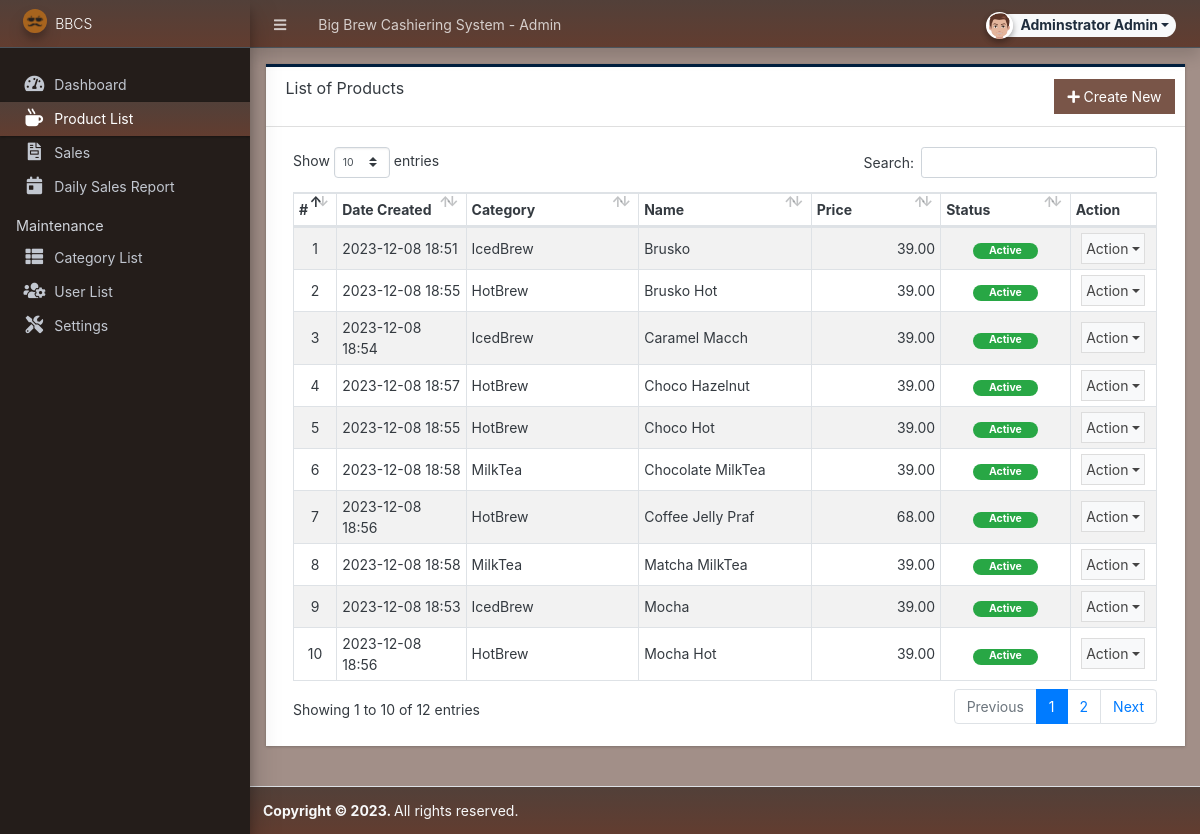
Page /admin/?page=products (signed in) on the committed database.
### tables this page shows
CREATE TABLE `product_list` (
  `id` int(30) NOT NULL,
  `category_id` int(30) NOT NULL,
  `name` text NOT NULL,
  `description` text NOT NULL,
  `price` float(15,2) NOT NULL DEFAULT 0.00,
  `status` tinyint(1) NOT NULL DEFAULT 1,
  `delete_flag` tinyint(1) NOT NULL DEFAULT 0,
  `date_created` datetime NOT NULL DEFAULT current_timestamp(),
  `date_updated` datetime NOT NULL DEFAULT current_timestamp() ON UPDATE current_timestamp()
);

CREATE TABLE `category_list` (
  `id` int(30) NOT NULL,
  `name` text NOT NULL,
  `description` text NOT NULL,
  `status` tinyint(1) NOT NULL DEFAULT 1,
  `delete_flag` tinyint(1) NOT NULL DEFAULT 0,
  `date_created` datetime NOT NULL DEFAULT current_timestamp(),
  `date_updated` datetime NOT NULL DEFAULT current_timestamp() ON UPDATE current_timestamp()
);

### config.php (called while the page is built, shortened)
<?php
require_once('classes/DBConnection.php');
require_once('classes/SystemSettings.php');
function validate_image($file){
	if(!empty($file)){
        $ex = explode("?",$file);
        $file = $ex[0];
        $ts = isset($ex[1]) ? "?".$ex[1] : '';
		if(is_file(base_app.$file)){
			return base_url.$file.$ts;
		}else{
			return base_url.'dist/img/no-image-available.png';
		}
	}else{
		return base_url.'dist/img/no-image-available.png';
	}
}
function isMobileDevice(){
    $aMobileUA = array(
        '/iphone/i' => 'iPhone',
        '/ipod/i' => 'iPod',
        '/ipad/i' => 'iPad',
        '/android/i' => 'Android',
        '/blackberry/i' => 'BlackBerry',
        '/webos/i' => 'Mobile'
    );
    return false;
}
?>

### classes/DBConnection.php (called while the page is built, shortened)
<?php
class DBConnection{
    private $host = DB_SERVER;
    private $username = DB_USERNAME;
    private $password = DB_PASSWORD;
    private $database = DB_NAME;
    public $conn;
    public function __construct(){
        if (!isset($this->conn)) {
            $this->conn = new mysqli($this->host, $this->username, $this->password, $this->database);
        }
    }
}
?>

### classes/SystemSettings.php (called while the page is built, shortened)
<?php
class SystemSettings extends DBConnection{
	function userdata($field = ''){
		if(!empty($field)){
			if(isset($_SESSION['userdata'][$field]))
				return $_SESSION['userdata'][$field];
			else
				return null;
		}else{
			return false;
		}
	}
	function info($field=''){
		if(!empty($field)){
			if(isset($_SESSION['system_info'][$field]))
				return $_SESSION['system_info'][$field];
			else
				return false;
		}else{
			return false;
		}
	}
}
$_settings = new SystemSettings();
?>

### admin/products/index.php (the view, shortened to what this page needs)
<div class="card card-outline rounded-0 card-navy">
	<div class="card-header">
		<h3 class="card-title">List of Products</h3>
		<div class="card-tools">
			<a href="javascript:void(0)" id="create_new" class="btn btn-flat btn-primary"><span class="fas fa-plus"></span>  Create New</a>
		</div>
	</div>
	<div class="card-body">
        <div class="container-fluid">
			<table class="table table-hover table-striped table-bordered" id="list">
				<colgroup>
					<col width="5%">
					<col width="15%">
					<col width="20%">
					<col width="20%">
					<col width="15%">
					<col width="15%">
					<col width="15%">
				</colgroup>
				<thead>
					<tr>
						<th>#</th>
						<th>Date Created</th>
						<th>Category</th>
						<th>Name</th>
						<th>Price</th>
						<th>Status</th>
						<th>Action</th>
					</tr>
				</thead>
				<tbody>
					<?php
					$i = 1;
						$qry = $conn->query("SELECT p.*, c.name as `category` from `product_list` p inner join category_list c on p.category_id = c.id where p.delete_flag = 0 order by p.`name` asc ");
						while($row = $qry->fetch_assoc()):
					?>
						<tr>
							<td class="text-center"><?php echo $i++; ?></td>
							<td><?php echo date("Y-m-d H:i",strtotime($row['date_created'])) ?></td>
							<td><?php echo $row['category'] ?></td>
							<td><?php echo $row['name'] ?></td>
							<td class="text-right"><?php echo $row['price'] ?></td>
							<td class="text-center">
                                <?php if($row['status'] == 1): ?>
                                    <span class="badge badge-success px-3 rounded-pill">Active</span>
                                <?php else: ?>
                                    <span class="badge badge-danger px-3 rounded-pill">Inactive</span>
                                <?php endif; ?>
                            </td>
							<td align="center">
								 <button type="button" class="btn btn-flat p-1 btn-default btn-sm dropdown-toggle dropdown-icon" data-toggle="dropdown">
				                  		Action
				                  </button>
							</td>
						</tr>
					<?php endwhile; ?>
				</tbody>
			</table>
		</div>
	</div>
</div>

### admin/index.php (shortened to what this page needs)
<?php require_once('../config.php'); ?>
 <!DOCTYPE html>
<html lang="en" class="" style="height: auto;">
<?php require_once('inc/header.php') ?>
  <body class="sidebar-mini layout-fixed control-sidebar-slide-open layout-navbar-fixed sidebar-mini-md sidebar-mini-xs text-sm" data-new-gr-c-s-check-loaded="14.991.0" data-gr-ext-installed="" style="height: auto;">
    <div class="wrapper">
     <?php require_once('inc/topBarNav.php') ?>
     <?php require_once('inc/navigation.php') ?>
     <?php $page = isset($_GET['page']) ? $_GET['page'] : 'home';  ?>
      <div class="content-wrapper  pt-3 pb-4" style="min-height: 567.854px;">
        <section class="content  text-dark">
          <div class="container-fluid">
            <?php
              if(!file_exists($page.".php") && !is_dir($page)){
                  include '404.html';
              }else{
                if(is_dir($page))
                  include $page.'/index.php';
                else
                  include $page.'.php';
              }
            ?>
          </div>
        </section>
      </div>
      <?php require_once('inc/footer.php') ?>
  </body>
</html>

### admin/inc/header.php (shortened to what this page needs)
<head>
    <link rel="stylesheet" href="<?php echo base_url ?>plugins/fontawesome-free/css/all.min.css">
    <link rel="stylesheet" href="<?php echo base_url ?>plugins/tempusdominus-bootstrap-4/css/tempusdominus-bootstrap-4.min.css">
  <link rel="stylesheet" href="<?php echo base_url ?>plugins/datatables-bs4/css/dataTables.bootstrap4.min.css">
  <link rel="stylesheet" href="<?php echo base_url ?>plugins/datatables-responsive/css/responsive.bootstrap4.min.css">
  <link rel="stylesheet" href="<?php echo base_url ?>plugins/datatables-buttons/css/buttons.bootstrap4.min.css">
  <link rel="stylesheet" href="<?php echo base_url ?>plugins/select2/css/select2.min.css">
  <link rel="stylesheet" href="<?php echo base_url ?>plugins/select2-bootstrap4-theme/select2-bootstrap4.min.css">
    <link rel="stylesheet" href="<?php echo base_url ?>plugins/icheck-bootstrap/icheck-bootstrap.min.css">
    <link rel="stylesheet" href="<?php echo base_url ?>plugins/jqvmap/jqvmap.min.css">
    <link rel="stylesheet" href="<?php echo base_url ?>dist/css/adminlte.css">
    <link rel="stylesheet" href="<?php echo base_url ?>dist/css/custom.css">
    <link rel="stylesheet" href="<?php echo base_url ?>plugins/overlayScrollbars/css/OverlayScrollbars.min.css">
    <link rel="stylesheet" href="<?php echo base_url ?>plugins/daterangepicker/daterangepicker.css">
    <link rel="stylesheet" href="<?php echo base_url ?>plugins/summernote/summernote-bs4.min.css">
  <link rel="stylesheet" href="<?php echo base_url ?>plugins/sweetalert2-theme-bootstrap-4/bootstrap-4.min.css">
  </head>

### admin/inc/topBarNav.php (shortened to what this page needs)
<nav class="main-header navbar navbar-expand navbar-dark shadow text-sm bg-gradient-navy">
  <ul class="navbar-nav">
    <li class="nav-item">
    <a class="nav-link" data-widget="pushmenu" href="#" role="button"><i class="fas fa-bars"></i></a>
    </li>
    <li class="nav-item d-none d-sm-inline-block">
      <a href="<?php echo base_url ?>" class="nav-link"><?php echo (!isMobileDevice()) ? $_settings->info('name'):$_settings->info('short_name'); ?> - Admin</a>
    </li>
  </ul>
  <ul class="navbar-nav ml-auto">
    <li class="nav-item">
      <div class="btn-group nav-link">
            <button type="button" class="btn btn-rounded badge badge-light dropdown-toggle dropdown-icon" data-toggle="dropdown">
              <span><img src="<?php echo validate_image($_settings->userdata('avatar')) ?>" class="img-circle elevation-2 user-img" alt="User Image"></span>
              <span class="ml-3"><?php echo ucwords($_settings->userdata('firstname').' '.$_settings->userdata('lastname')) ?></span>
            </button>
        </div>
    </li>
  </ul>
</nav>

### admin/inc/navigation.php (shortened to what this page needs)
<aside class="main-sidebar sidebar-dark-primary elevation-4 sidebar-no-expand">
  <a href="<?php echo base_url ?>admin" class="brand-link bg-gradient-navy text-sm">
  <img src="<?php echo validate_image($_settings->info('logo'))?>" alt="Store Logo" class="brand-image img-circle elevation-3" style="opacity: .8;width: 1.5rem;height: 1.5rem;max-height: unset">
  <span class="brand-text font-weight-light"><?php echo $_settings->info('short_name') ?></span>
  </a>
  <div class="sidebar os-host os-theme-light os-host-overflow os-host-overflow-y os-host-resize-disabled os-host-transition os-host-scrollbar-horizontal-hidden">
    <div class="os-content-glue" style="margin: 0px -8px; width: 249px; height: 646px;"></div>
    <div class="os-padding">
      <div class="os-viewport os-viewport-native-scrollbars-invisible" style="overflow-y: scroll;">
        <div class="os-content" style="padding: 0px 8px; height: 100%; width: 100%;">
          <nav class="mt-4">
             <ul class="nav nav-pills nav-sidebar flex-column text-sm nav-compact nav-flat nav-child-indent nav-collapse-hide-child" data-widget="treeview" role="menu" data-accordion="false">
              <li class="nav-item dropdown">
                <a href="./" class="nav-link nav-home">
                  <i class="nav-icon fas fa-tachometer-alt"></i>
                  <p>
                    Dashboard
                  </p>
                </a>
              </li>
              <?php if($_settings->userdata('type') != 3): ?>
              <li class="nav-item dropdown">
                <a href="<?php echo base_url ?>admin/?page=products" class="nav-link nav-products">
                  <i class="nav-icon fas fa-mug-hot"></i>
                  <p>
                    Product List
                  </p>
                </a>
              </li>
              <?php endif; ?>
              <li class="nav-item dropdown">
                <a href="<?php echo base_url ?>admin/?page=sales" class="nav-link nav-sales">
                  <i class="nav-icon fas fa-file-invoice"></i>
                  <p>
                    Sales
                  </p>
                </a>
              </li>
              <li class="nav-item dropdown">
                <a href="<?php echo base_url ?>admin/?page=reports" class="nav-link nav-reports">
                  <i class="nav-icon fas fa-calendar-day"></i>
                  <p>
                    Daily Sales Report
                  </p>
                </a>
              </li>
              <?php if($_settings->userdata('type') == 1): ?>
              <li class="nav-header">Maintenance</li>
              <li class="nav-item dropdown">
                <a href="<?php echo base_url ?>admin/?page=categories" class="nav-link nav-categories">
                  <i class="nav-icon fas fa-th-list"></i>
                  <p>
                    Category List
                  </p>
                </a>
              </li>
              <li class="nav-item dropdown">
                <a href="<?php echo base_url ?>admin/?page=user/list" class="nav-link nav-user/list">
                  <i class="nav-icon fas fa-users-cog"></i>
                  <p>
                    User List
                  </p>
                </a>
              </li>
              <li class="nav-item dropdown">
                <a href="<?php echo base_url ?>admin/?page=system_info" class="nav-link nav-system_info">
                  <i class="nav-icon fas fa-tools"></i>
                  <p>
                    Settings
                  </p>
                </a>
              </li>
              <?php endif; ?>
            </ul>
          </nav>
        </div>
      </div>
    </div>
  </div>
</aside>

### admin/inc/footer.php (shortened to what this page needs)
<footer class="main-footer text-sm bg-gradient-navy text-light">
        <strong>Copyright © <?php echo date('Y') ?>.
        </strong>
        All rights reserved.
      </footer>
    </div>

### admin/inc/topBarNav.php (style rules this page uses)
.user-img { position: absolute; height: 27px; width: 27px; object-fit: cover; left: -7%; top: -12%; }
.btn-rounded { border-radius: 50px; }

### rows in the picture
product_list: date_created "2023-12-08 18:51", category.name "IcedBrew", name "Brusko", price "39.00", status "Active"
product_list: date_created "2023-12-08 18:55", category.name "HotBrew", name "Brusko Hot", price "39.00", status "Active"
product_list: date_created "2023-12-08 18:54", category.name "IcedBrew", name "Caramel Macch", price "39.00", status "Active"
product_list: date_created "2023-12-08 18:57", category.name "HotBrew", name "Choco Hazelnut", price "39.00", status "Active"
product_list: date_created "2023-12-08 18:55", category.name "HotBrew", name "Choco Hot", price "39.00", status "Active"
product_list: date_created "2023-12-08 18:58", category.name "MilkTea", name "Chocolate MilkTea", price "39.00", status "Active"
product_list: date_created "2023-12-08 18:56", category.name "HotBrew", name "Coffee Jelly Praf", price "68.00", status "Active"
product_list: date_created "2023-12-08 18:58", category.name "MilkTea", name "Matcha MilkTea", price "39.00", status "Active"
product_list: date_created "2023-12-08 18:53", category.name "IcedBrew", name "Mocha", price "39.00", status "Active"
product_list: date_created "2023-12-08 18:56", category.name "HotBrew", name "Mocha Hot", price "39.00", status "Active"

### other values in the picture
$_settings->info('name') "Big Brew Cashiering System"
$_settings->userdata('firstname').' '.$_settings->userdata('lastname') "Adminstrator Admin"
$_settings->info('short_name') "BBCS"
